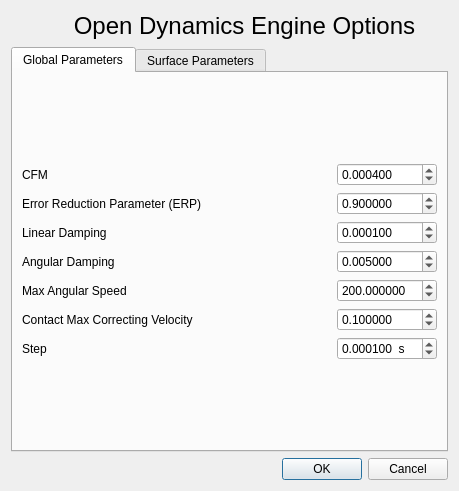
<?xml version="1.0" encoding="UTF-8"?>
<ui version="4.0">
 <class>EditODE</class>
 <widget class="QDialog" name="EditODE">
  <property name="geometry">
   <rect>
    <x>0</x>
    <y>0</y>
    <width>459</width>
    <height>491</height>
   </rect>
  </property>
  <property name="windowTitle">
   <string>ODE Parameters</string>
  </property>
  <layout class="QVBoxLayout" name="verticalLayout_12">
   <item>
    <layout class="QHBoxLayout" name="horizontalLayout_9">
     <property name="spacing">
      <number>0</number>
     </property>
     <property name="sizeConstraint">
      <enum>QLayout::SetMinimumSize</enum>
     </property>
     <item>
      <widget class="QLabel" name="label_2">
       <property name="minimumSize">
        <size>
         <width>30</width>
         <height>30</height>
        </size>
       </property>
       <property name="maximumSize">
        <size>
         <width>30</width>
         <height>30</height>
        </size>
       </property>
       <property name="text">
        <string/>
       </property>
       <property name="pixmap">
        <pixmap resource="MelosimulaRF.qrc">:/Icons/Icons/physics.png</pixmap>
       </property>
       <property name="scaledContents">
        <bool>true</bool>
       </property>
      </widget>
     </item>
     <item>
      <widget class="QLabel" name="label">
       <property name="minimumSize">
        <size>
         <width>0</width>
         <height>30</height>
        </size>
       </property>
       <property name="maximumSize">
        <size>
         <width>16777215</width>
         <height>30</height>
        </size>
       </property>
       <property name="text">
        <string>&lt;html&gt;&lt;head/&gt;&lt;body&gt;&lt;p align=&quot;center&quot;&gt;&lt;span style=&quot; font-size:18pt;&quot;&gt;Open Dynamics Engine Options&lt;/span&gt;&lt;/p&gt;&lt;/body&gt;&lt;/html&gt;</string>
       </property>
      </widget>
     </item>
    </layout>
   </item>
   <item>
    <layout class="QVBoxLayout" name="verticalLayout_11">
     <item>
      <widget class="QTabWidget" name="tabWidget">
       <property name="currentIndex">
        <number>0</number>
       </property>
       <widget class="QWidget" name="GlobaValues">
        <attribute name="title">
         <string>Global Parameters</string>
        </attribute>
        <layout class="QVBoxLayout" name="verticalLayout_13">
         <item>
          <layout class="QVBoxLayout" name="verticalLayout_10">
           <item>
            <layout class="QVBoxLayout" name="verticalLayout">
             <property name="sizeConstraint">
              <enum>QLayout::SetMaximumSize</enum>
             </property>
             <item>
              <layout class="QHBoxLayout" name="horizontalLayout">
               <item>
                <layout class="QVBoxLayout" name="verticalLayout_2">
                 <item>
                  <widget class="QLabel" name="Label_CFM">
                   <property name="text">
                    <string>CFM</string>
                   </property>
                  </widget>
                 </item>
                </layout>
               </item>
               <item>
                <widget class="QDoubleSpinBox" name="CFM">
                 <property name="maximumSize">
                  <size>
                   <width>100</width>
                   <height>16777215</height>
                  </size>
                 </property>
                 <property name="decimals">
                  <number>6</number>
                 </property>
                 <property name="singleStep">
                  <double>0.000010000000000</double>
                 </property>
                 <property name="value">
                  <double>0.000400000000000</double>
                 </property>
                </widget>
               </item>
              </layout>
             </item>
             <item>
              <layout class="QHBoxLayout" name="horizontalLayout_2">
               <item>
                <layout class="QVBoxLayout" name="verticalLayout_7">
                 <item>
                  <widget class="QLabel" name="Label_ERP">
                   <property name="text">
                    <string>Error Reduction Parameter (ERP)</string>
                   </property>
                  </widget>
                 </item>
                </layout>
               </item>
               <item>
                <widget class="QDoubleSpinBox" name="ERP">
                 <property name="maximumSize">
                  <size>
                   <width>100</width>
                   <height>16777215</height>
                  </size>
                 </property>
                 <property name="decimals">
                  <number>6</number>
                 </property>
                 <property name="singleStep">
                  <double>0.010000000000000</double>
                 </property>
                 <property name="value">
                  <double>0.900000000000000</double>
                 </property>
                </widget>
               </item>
              </layout>
             </item>
             <item>
              <layout class="QHBoxLayout" name="horizontalLayout_3">
               <item>
                <layout class="QVBoxLayout" name="verticalLayout_3">
                 <item>
                  <widget class="QLabel" name="Label_LIN_DAMP">
                   <property name="text">
                    <string>Linear Damping</string>
                   </property>
                  </widget>
                 </item>
                </layout>
               </item>
               <item>
                <widget class="QDoubleSpinBox" name="LINEAR_DAMP">
                 <property name="maximumSize">
                  <size>
                   <width>100</width>
                   <height>16777215</height>
                  </size>
                 </property>
                 <property name="decimals">
                  <number>6</number>
                 </property>
                 <property name="singleStep">
                  <double>0.000010000000000</double>
                 </property>
                 <property name="value">
                  <double>0.000100000000000</double>
                 </property>
                </widget>
               </item>
              </layout>
             </item>
             <item>
              <layout class="QHBoxLayout" name="horizontalLayout_4">
               <item>
                <layout class="QVBoxLayout" name="verticalLayout_6">
                 <item>
                  <widget class="QLabel" name="Labe_ANG_DAMP">
                   <property name="text">
                    <string>Angular Damping</string>
                   </property>
                  </widget>
                 </item>
                </layout>
               </item>
               <item>
                <widget class="QDoubleSpinBox" name="ANGULAR_DAMP">
                 <property name="maximumSize">
                  <size>
                   <width>100</width>
                   <height>16777215</height>
                  </size>
                 </property>
                 <property name="decimals">
                  <number>6</number>
                 </property>
                 <property name="singleStep">
                  <double>0.000100000000000</double>
                 </property>
                 <property name="value">
                  <double>0.005000000000000</double>
                 </property>
                </widget>
               </item>
              </layout>
             </item>
             <item>
              <layout class="QHBoxLayout" name="horizontalLayout_5">
               <item>
                <layout class="QVBoxLayout" name="verticalLayout_4">
                 <item>
                  <widget class="QLabel" name="Label_MAX_ANG_SPEED">
                   <property name="text">
                    <string>Max Angular Speed</string>
                   </property>
                  </widget>
                 </item>
                </layout>
               </item>
               <item>
                <widget class="QDoubleSpinBox" name="MAX_ANG_SPEED">
                 <property name="maximumSize">
                  <size>
                   <width>100</width>
                   <height>16777215</height>
                  </size>
                 </property>
                 <property name="decimals">
                  <number>6</number>
                 </property>
                 <property name="maximum">
                  <double>99999.000000000000000</double>
                 </property>
                 <property name="singleStep">
                  <double>1.000000000000000</double>
                 </property>
                 <property name="value">
                  <double>200.000000000000000</double>
                 </property>
                </widget>
               </item>
              </layout>
             </item>
             <item>
              <layout class="QHBoxLayout" name="horizontalLayout_6">
               <item>
                <layout class="QVBoxLayout" name="verticalLayout_5">
                 <item>
                  <widget class="QLabel" name="Label_CONT_MAX_CORR_VEL">
                   <property name="text">
                    <string>Contact Max Correcting Velocity</string>
                   </property>
                  </widget>
                 </item>
                </layout>
               </item>
               <item>
                <widget class="QDoubleSpinBox" name="CONTACT_MAX_COR_VEL">
                 <property name="maximumSize">
                  <size>
                   <width>100</width>
                   <height>16777215</height>
                  </size>
                 </property>
                 <property name="decimals">
                  <number>6</number>
                 </property>
                 <property name="singleStep">
                  <double>0.010000000000000</double>
                 </property>
                 <property name="value">
                  <double>0.100000000000000</double>
                 </property>
                </widget>
               </item>
              </layout>
             </item>
             <item>
              <layout class="QHBoxLayout" name="horizontalLayout_8">
               <item>
                <layout class="QVBoxLayout" name="verticalLayout_8">
                 <item>
                  <widget class="QLabel" name="Label_STEP">
                   <property name="text">
                    <string>Step</string>
                   </property>
                  </widget>
                 </item>
                </layout>
               </item>
               <item>
                <widget class="QDoubleSpinBox" name="STEP">
                 <property name="maximumSize">
                  <size>
                   <width>100</width>
                   <height>16777215</height>
                  </size>
                 </property>
                 <property name="prefix">
                  <string/>
                 </property>
                 <property name="suffix">
                  <string comment="Seconds" extracomment="Seconds">  s</string>
                 </property>
                 <property name="decimals">
                  <number>6</number>
                 </property>
                 <property name="singleStep">
                  <double>0.000010000000000</double>
                 </property>
                 <property name="value">
                  <double>0.000100000000000</double>
                 </property>
                </widget>
               </item>
              </layout>
             </item>
            </layout>
           </item>
          </layout>
         </item>
        </layout>
        <zorder></zorder>
       </widget>
       <widget class="QWidget" name="SurfValues">
        <attribute name="title">
         <string>Surface Parameters</string>
        </attribute>
        <layout class="QVBoxLayout" name="verticalLayout_18">
         <item>
          <layout class="QVBoxLayout" name="verticalLayout_17">
           <item>
            <layout class="QHBoxLayout" name="horizontalLayout_10">
             <item>
              <layout class="QVBoxLayout" name="verticalLayout_14">
               <item>
                <widget class="QLabel" name="Label_MU">
                 <property name="text">
                  <string>Friction - Mu</string>
                 </property>
                </widget>
               </item>
              </layout>
             </item>
             <item>
              <widget class="QDoubleSpinBox" name="MU">
               <property name="minimumSize">
                <size>
                 <width>100</width>
                 <height>0</height>
                </size>
               </property>
               <property name="maximumSize">
                <size>
                 <width>100</width>
                 <height>16777215</height>
                </size>
               </property>
               <property name="decimals">
                <number>6</number>
               </property>
               <property name="singleStep">
                <double>0.010000000000000</double>
               </property>
               <property name="value">
                <double>0.400000000000000</double>
               </property>
              </widget>
             </item>
            </layout>
           </item>
           <item>
            <layout class="QHBoxLayout" name="horizontalLayout_11">
             <item>
              <layout class="QVBoxLayout" name="verticalLayout_15">
               <item>
                <widget class="QLabel" name="Label_BOUNCE">
                 <property name="text">
                  <string>Bouncing constant</string>
                 </property>
                </widget>
               </item>
              </layout>
             </item>
             <item>
              <widget class="QDoubleSpinBox" name="BOUNCE">
               <property name="minimumSize">
                <size>
                 <width>100</width>
                 <height>0</height>
                </size>
               </property>
               <property name="maximumSize">
                <size>
                 <width>100</width>
                 <height>16777215</height>
                </size>
               </property>
               <property name="decimals">
                <number>6</number>
               </property>
               <property name="singleStep">
                <double>0.010000000000000</double>
               </property>
               <property name="value">
                <double>0.100000000000000</double>
               </property>
              </widget>
             </item>
            </layout>
           </item>
           <item>
            <layout class="QHBoxLayout" name="horizontalLayout_12">
             <item>
              <layout class="QVBoxLayout" name="verticalLayout_16">
               <item>
                <widget class="QLabel" name="Label_BOUNCE_VEL">
                 <property name="text">
                  <string>Min Velocity for Bouncing</string>
                 </property>
                </widget>
               </item>
              </layout>
             </item>
             <item>
              <widget class="QDoubleSpinBox" name="BOUNCE_VEL">
               <property name="minimumSize">
                <size>
                 <width>100</width>
                 <height>0</height>
                </size>
               </property>
               <property name="maximumSize">
                <size>
                 <width>100</width>
                 <height>16777215</height>
                </size>
               </property>
               <property name="decimals">
                <number>6</number>
               </property>
               <property name="singleStep">
                <double>0.010000000000000</double>
               </property>
               <property name="value">
                <double>0.100000000000000</double>
               </property>
              </widget>
             </item>
            </layout>
           </item>
          </layout>
         </item>
        </layout>
       </widget>
      </widget>
     </item>
     <item>
      <widget class="QDialogButtonBox" name="buttonBox">
       <property name="orientation">
        <enum>Qt::Horizontal</enum>
       </property>
       <property name="standardButtons">
        <set>QDialogButtonBox::Cancel|QDialogButtonBox::Ok</set>
       </property>
      </widget>
     </item>
    </layout>
   </item>
  </layout>
 </widget>
 <tabstops>
  <tabstop>CFM</tabstop>
  <tabstop>ERP</tabstop>
  <tabstop>LINEAR_DAMP</tabstop>
  <tabstop>ANGULAR_DAMP</tabstop>
  <tabstop>MAX_ANG_SPEED</tabstop>
  <tabstop>CONTACT_MAX_COR_VEL</tabstop>
  <tabstop>STEP</tabstop>
  <tabstop>buttonBox</tabstop>
  <tabstop>tabWidget</tabstop>
  <tabstop>MU</tabstop>
  <tabstop>BOUNCE</tabstop>
  <tabstop>BOUNCE_VEL</tabstop>
 </tabstops>
 <resources>
  <include location="MelosimulaRF.qrc"/>
 </resources>
 <connections>
  <connection>
   <sender>buttonBox</sender>
   <signal>accepted()</signal>
   <receiver>EditODE</receiver>
   <slot>accept()</slot>
   <hints>
    <hint type="sourcelabel">
     <x>248</x>
     <y>254</y>
    </hint>
    <hint type="destinationlabel">
     <x>157</x>
     <y>274</y>
    </hint>
   </hints>
  </connection>
  <connection>
   <sender>buttonBox</sender>
   <signal>rejected()</signal>
   <receiver>EditODE</receiver>
   <slot>reject()</slot>
   <hints>
    <hint type="sourcelabel">
     <x>316</x>
     <y>260</y>
    </hint>
    <hint type="destinationlabel">
     <x>286</x>
     <y>274</y>
    </hint>
   </hints>
  </connection>
 </connections>
</ui>
